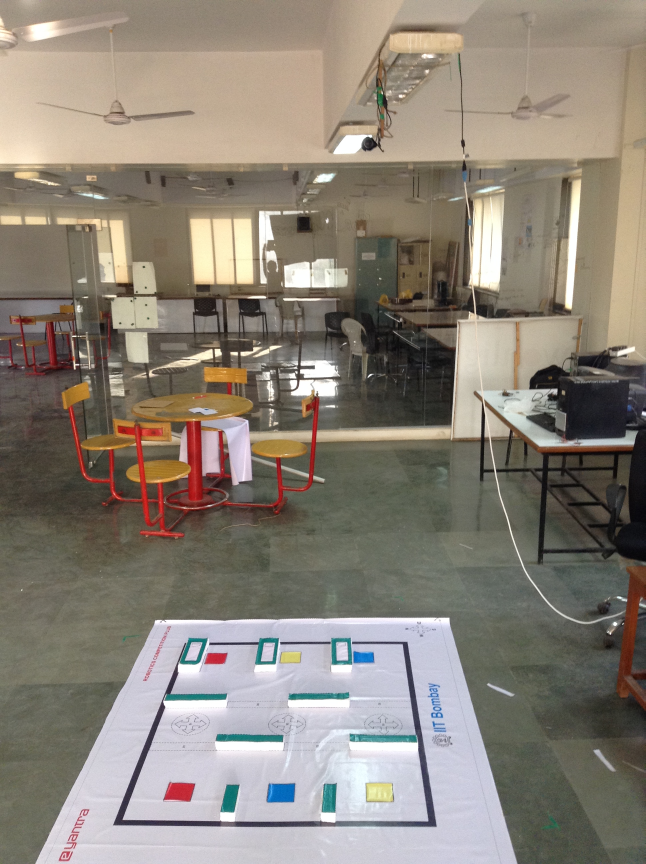
//> input picture #eYRCPlus75_Arena/#eYRCPlus75_Arena2.JPG, 1936 x 2592 px, given in place of the camera (shown at 1/3 size)
$ ./twocircle_video_minimum   (built with g++ and OpenCV 4)
//> lines starting //> are read from the running program, lines starting //| are printed output that depends on the picture; after the words box and inside, x2 and y2 are one past the last pixel; in counts of white or black regions, pixels touching at a corner belong together
//Sulaiman

#include <opencv2/core/core.hpp>
#include <opencv2/highgui/highgui.hpp>
#include "opencv2/imgproc/imgproc.hpp"
#include <iostream>

using namespace cv;
using namespace std;
#define PI 3.14159265

//----------------------------------	Global variables
Mat imgOriginal, imgConvert, imgProcessed, imgThresholded, imgDrawing;
//RNG rng(12345);
int c1 = 0, c2=1;		// c1 = Center Point of Big Circle and c2 = Center Point of Small Circle
//double aAreaBig = 0;	//


int main( int argc, char** argv[] )
{
	cout.precision(3);
//----------------------------------	Declare  Windows and Initial Positions
    namedWindow("HSV Control", CV_WINDOW_AUTOSIZE); //Create a window called "HSV Control" with autosize = 1
	cvNamedWindow( "Original", CV_WINDOW_AUTOSIZE );
    //cvNamedWindow( "Processed", CV_WINDOW_AUTOSIZE );
	moveWindow("HSV Control", 800,20);
	moveWindow("Original", 20,200);
	//moveWindow("Processed", 680,200);

//------------------------------	This default setting is for red color and variables
	int iLowH = 164;
	int iHighH = 179;
	int iLowS = 88;
	int iHighS = 255;
	int iLowV = 116;
	int iHighV = 255;

	//Create trackbars in "HSV Control" window
	createTrackbar("LowH", "HSV Control", &iLowH, 179); //Hue (0 - 179)
	createTrackbar("HighH", "HSV Control", &iHighH, 179);
	createTrackbar("LowS", "HSV Control", &iLowS, 255); //Saturation (0 - 255)
	createTrackbar("HighS", "HSV Control", &iHighS, 255);
	createTrackbar("LowV", "HSV Control", &iLowV, 255);//Value (0 - 255)
	createTrackbar("HighV", "HSV Control", &iHighV, 255);

	vector< vector<Point> > contours;
	vector< Vec4i > hierarchy;

//----------------------------------	Read an image and check for invalid input
   int imgHeight = 480, //Default 480
		imgWidth = 640; //Default 640
	CvSize imgSize = cvSize(imgWidth,imgHeight); // The saiz of the image used. Default capture size - 640x480.

    VideoCapture p_capwebcam(0); //capture the video from default webcam and check it
    if ( !p_capwebcam.isOpened() ){cout << "Cannot open the Web Cam" << endl;return -1;}

	cout<<"Display this first. Press enter to start. Then, adjust the HSV level. HSV for Red 179,160,29 "<<endl;
	getchar();


//----------------------------------	Start Looping
while (true)
	{	//Grab image frame
		bool bSuccess = p_capwebcam.read(imgOriginal); // read a new frame from video
//> imgOriginal is the input picture: 2592 rows x 1936 cols, CV_8UC3; mean B, G, R 120.5, 131.5, 139.5
        if (!bSuccess){ //if not success, break loop
			cout << "Cannot read a frame from video stream" << endl;getchar(); break;}


//----------------------------------	Image pre-processing and then display

	//Convert the captured frame from BGR to HSV
	cvtColor(imgOriginal, imgConvert, COLOR_BGR2HSV);
//> imgConvert: 2592 rows x 1936 cols, CV_8UC3; mean H, S, V 43.8, 47.7, 142.8
	GaussianBlur(imgConvert,imgThresholded, Size(3,3), 1.5, 1.5);
//> imgThresholded: 2592 rows x 1936 cols, CV_8UC3; mean H, S, V 43.8, 47.7, 142.8

	//Checks if array elements lie between the elements of two other arrays.
	inRange(imgThresholded, Scalar(iLowH, iLowS, iLowV), Scalar(iHighH, iHighS, iHighV), imgProcessed);
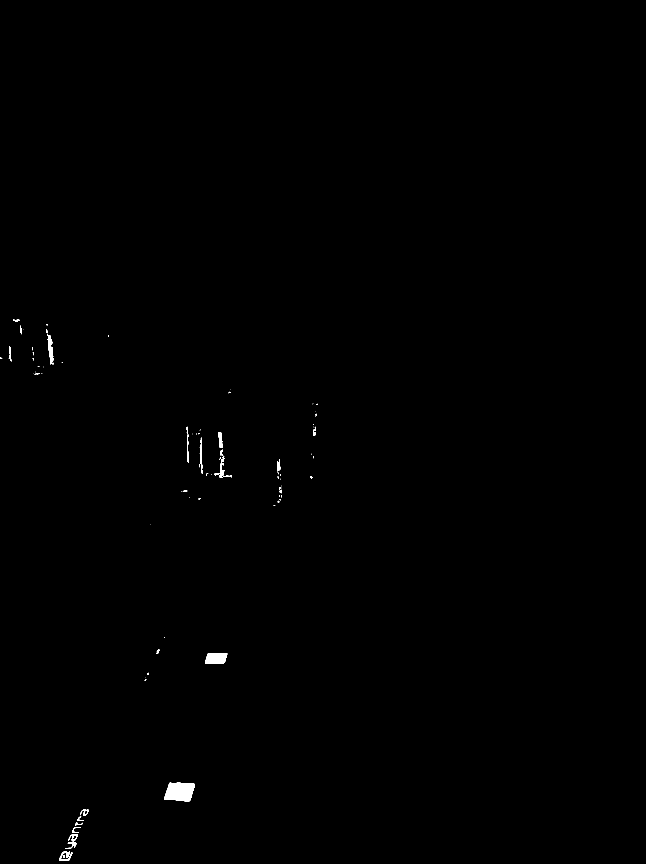
//> imgProcessed: 2592 rows x 1936 cols, CV_8UC1 (shown at 1/3 size); 0.23% white; 88 white regions (57 under 20 px), largest, box (x1, y1, x2, y2) and area: (492, 2348, 585, 2405) 4177, (615, 1959, 682, 1992) 1920, (141, 1004, 162, 1094) 789

	//morphological opening (removes small objects from the foreground)
	erode(imgProcessed, imgProcessed, getStructuringElement(MORPH_ELLIPSE, Size(5, 5)) );
	dilate( imgProcessed, imgProcessed, getStructuringElement(MORPH_ELLIPSE, Size(5, 5)) );

	//morphological closing (removes small holes from the foreground)
	dilate( imgProcessed, imgProcessed, getStructuringElement(MORPH_ELLIPSE, Size(10,10)) );
	erode(imgProcessed, imgProcessed, getStructuringElement(MORPH_ELLIPSE, Size(10,10)) );
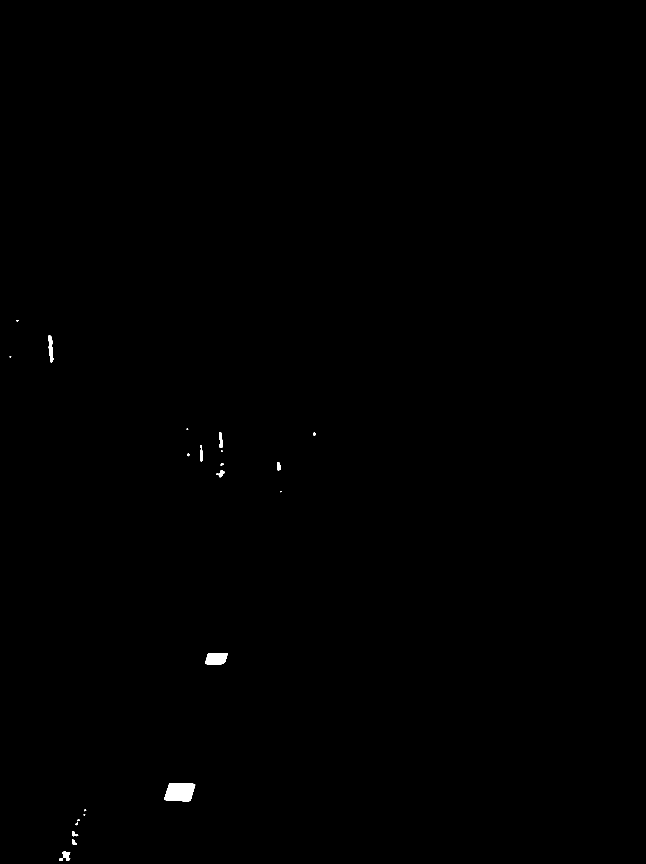
//> imgProcessed: 2592 rows x 1936 cols, CV_8UC1 (shown at 1/3 size); 0.18% white; 22 white regions (5 under 20 px)

	//imshow("Processed",imgProcessed);

//-------------------------		Image Processing

	//Find Contours
	findContours(imgProcessed, contours, hierarchy, CV_RETR_TREE, CV_CHAIN_APPROX_SIMPLE, Point(0,0));
//> contours = 22 contours, 8 with area under 20; largest, box (x1, y1, x2, y2) and area: (493, 2349, 586, 2405) 4040, (616, 1960, 683, 1993) 1832, (144, 1006, 161, 1088) 662, (178, 2555, 211, 2583) 451, (657, 1297, 669, 1343) 333
	//Mat imgDrawing = Mat::zeros( imgOriginal.size(), CV_8UC3 );
	cout << "# " << contours.size();
//| # 22

	if (contours.size() == 2)
	{
		// [7 lines of commented-out code are left out]
		if (contourArea(contours[0]) < contourArea(contours[1])){c1 = 1; c2 = 0;}else {c1 = 0; c2 = 1;}	//Identify the biggest circle

		vector<Moments> mu(contours.size() );		/// Get the moments
		for( int i = 0; i < contours.size(); i++ )
			{ mu[i] = moments( contours[i], false ); }

		vector<Point2f> mc( contours.size() );		///  Get the mass centers
		for( int i = 0; i < contours.size(); i++ )
			{ mc[i] = Point2f( mu[i].m10/mu[i].m00 , mu[i].m01/mu[i].m00 );
			//circle( imgOriginal, mc[i], 6, Scalar(255, 0, 0), -1, 8, 0 );
			}

		circle( imgOriginal, mc[c1], 8, Scalar(255, 0, 0), -1, 8, 0 );	//Mark only on big circle
		line(imgOriginal, mc[c1], mc[c2], Scalar(0, 0, 255), 4, 8, 0);	//Connect Mass Center
		cout <<", "<< mc[c1] ;	// only center for big circle


		float angle = (atan2(mc[c2].y - mc[c1].y, mc[c2].x - mc[c1].x))*180/PI; //Determine the angle from horizontal line
		//cout << " ,& " <<mc[c2].y - mc[c1].y<<endl;
		if (mc[c2].y - mc[c1].y >=  0)
				{cout << " ,* " <<360 - angle<<endl;}
		else cout << " , " <<angle*(-1)<<endl;
	}
	else
	{	cout << " No mark detected." <<endl;}


	imshow("Original",imgOriginal);
	//imshow("Processed",imgProcessed);

	if (waitKey(30) == 27) {//wait for 'esc' key press for 30ms. If 'esc' key is pressed, break loop
//> the Esc key is pressed
				cout << "ESC key is pressed by user" << endl;break;}
 } //End While


 } //End Main
